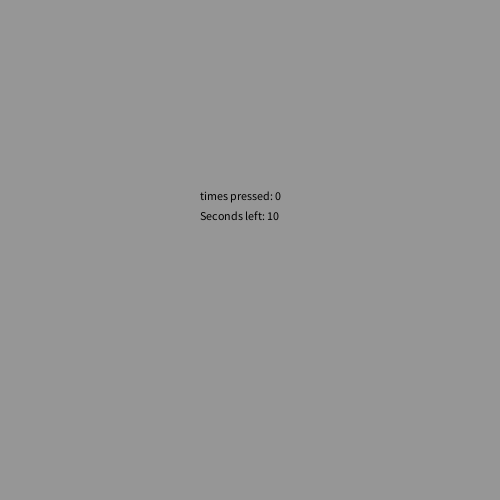
Frame 1 (no input)
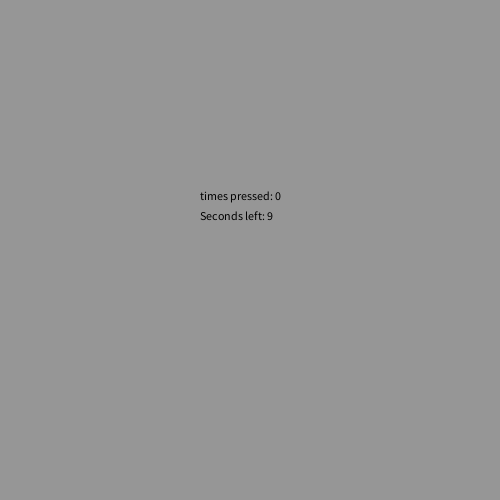
Frame 60 (the mouse pressed at the canvas centre just before this capture)
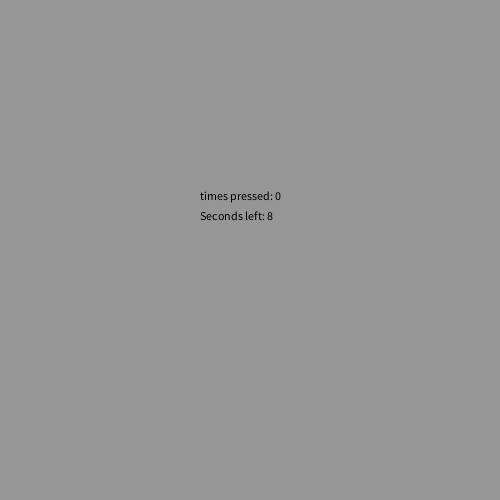
Frame 120 (the mouse held since frame 60 and released just before this capture)

The Processing sketch that drew these frames (run headless with seeded random() and noise(); from frame 60 on, the mouse is pressed at the canvas centre):

// Processing sketch: Chapter12Assignment2
// ── Chapter12Assignment2.pde
int seconds;
int total = 0;
int time;
boolean racing = true;

void setup(){
  size(500,500);
}

void draw(){
  background(150);
  
  seconds = millis()/1000;
  time = 10 - seconds;
  if(time <= 0){
    time = 0;
  }
  if(seconds >= 10){
    racing = false;
  }
  fill(0);
  text("times pressed: " + total, 200,200);
  text("Seconds left: " + time, 200,220);
}

void keyReleased(){
  if(keyCode == 32 && racing){
    total++;
  }
}
